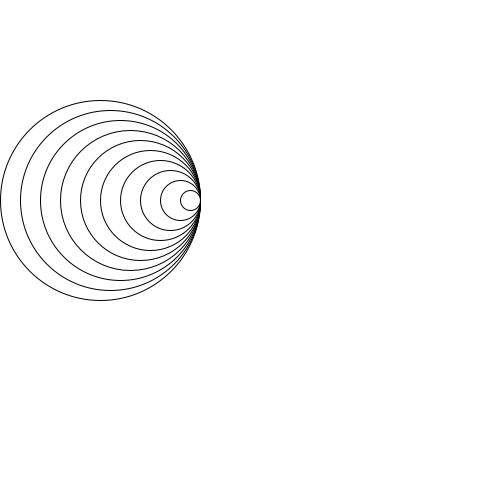
Frame 1 (no input)
Frame 60 (the mouse pressed at the canvas centre just before this capture): identical to frame 1, image omitted
Frame 120 (the mouse held since frame 60 and released just before this capture): identical to frame 1, image omitted

The Processing sketch that drew this single still picture (run headless with seeded random() and noise(); from frame 60 on, the mouse is pressed at the canvas centre):

// Processing sketch: opdr_9_6
// ── opdr_9_6.pde
void setup(){
  size(500,500);
}

void draw(){
  background(255);
  right(200,200,200,10);
  int sizeC = 100;
}


void right(int x, int y, int sizeC, int aantal){
  for(int i = 0; i < aantal; i++){
    ellipse(x - sizeC/2,y,sizeC,sizeC);
    sizeC -= 20;
  }
}

    
